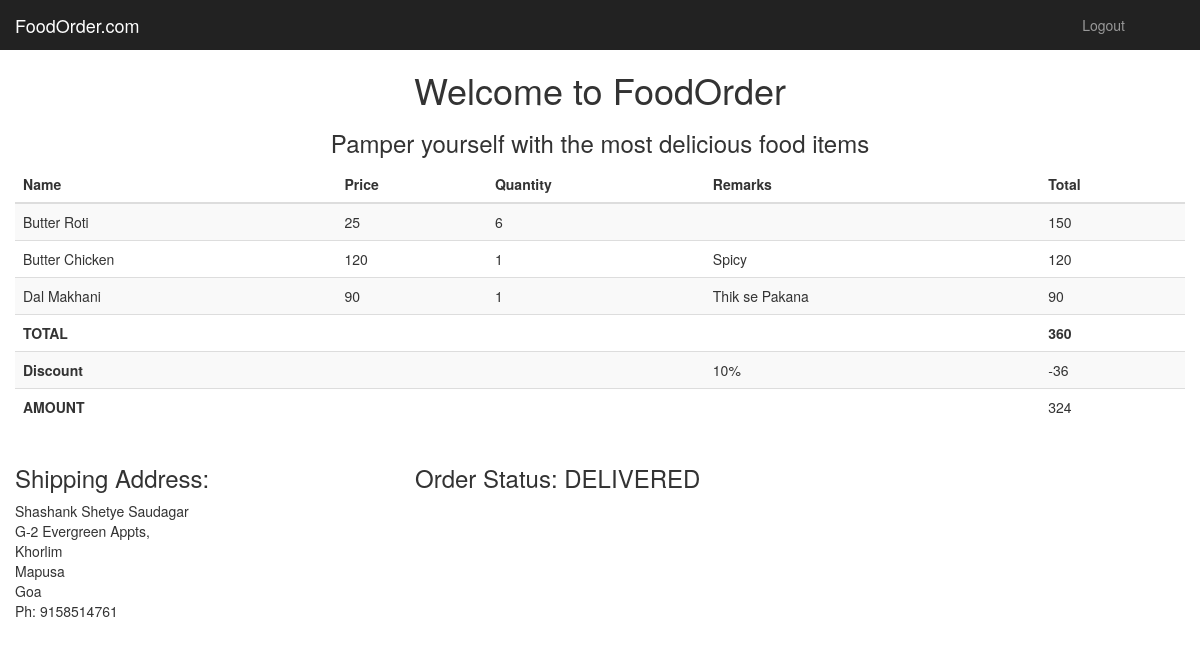
Page /manager/checkorder.php?order=5 (signed in) on the committed database.
### tables this page shows
CREATE TABLE IF NOT EXISTS `order_fooditems` (
  `order_id` int(11) NOT NULL,
  `fooditems_id` int(11) NOT NULL,
  `quantity` int(11) NOT NULL,
  `remarks` text NOT NULL
);

CREATE TABLE IF NOT EXISTS `fooditems` (
`id` int(11) NOT NULL,
  `itemname` varchar(20) NOT NULL,
  `category_id` int(11) NOT NULL,
  `price` int(11) NOT NULL
);

CREATE TABLE IF NOT EXISTS `discount` (
`id` int(11) NOT NULL,
  `code` varchar(15) NOT NULL,
  `percent` int(11) NOT NULL,
  `minprice` int(11) NOT NULL,
  `status` tinyint(1) NOT NULL DEFAULT '1'
);

CREATE TABLE IF NOT EXISTS `address` (
`id` int(11) NOT NULL,
  `user_id` int(11) NOT NULL,
  `name` varchar(50) NOT NULL,
  `line1` text NOT NULL,
  `line2` text,
  `city` varchar(30) NOT NULL,
  `phone` varchar(10) NOT NULL
);

### manager/checkorder.php (the view, shortened to what this page needs)
<?php
    if(isset($_GET['order'])) $orderid=$_GET['order'];
    $sql="SELECT * FROM `order_fooditems` join fooditems on order_fooditems.fooditems_id = fooditems.id WHERE order_id = {$orderid} ";
    $order=mysql_query($sql);
    $sql="SELECT * from orders where id={$orderid}";
    $result=mysql_query($sql);
    $details=mysql_fetch_assoc($result);
        $sql="SELECT * from discount where id = {$details['discount_id']}";
        $coupon=mysql_query($sql);
        $discount=mysql_fetch_assoc($coupon);
        $disc=$discount['percent']/100;
        $sql="SELECT * from address where id = {$details['addressid']}";
        $addr=mysql_query($sql);
        $address=mysql_fetch_assoc($addr);
?>
<!DOCTYPE html>
<html lang="en">
<head>
    <link href="../assets/bootstrap/css/bootstrap.min.css" rel="stylesheet">
    <link href="../assets/css/dashboard.css" rel="stylesheet">
  </head>
  <body>
    <nav class="navbar navbar-inverse navbar-fixed-top">
      <div class="container-fluid">
        <div class="navbar-header">
          <a class="navbar-brand" href="index.php">FoodOrder.com</a>
        </div>
        <div id="navbar" class="navbar-collapse collapse">
          <ul class="nav navbar-nav navbar-right">
            <li><a href="#"></a></li>
            <li><a href="../logout.php">Logout</a></li>
            <li><a href="#"></a></li>
            <li><a href="#"></a></li>
          </ul>
        </div>
      </div>
    </nav>
    <div class="container">
		<h1><center>Welcome to FoodOrder</center></h1>
		<h3><center>Pamper yourself with the most delicious food items</center></h3>
        <div class="row">
            <table class="table table-striped">
				<thead>
				<tr>
					<th>Name</th>
                    <th>Price</th>
					<th>Quantity</th>
                    <th>Remarks</th>
					<th>Total</th>
				</tr>
				</thead>
                <tbody>
                <?php
                    $total=0;
                    while($item=mysql_fetch_assoc($order)){
                ?>
                <tr>
                    <td><?= $item['itemname'] ?></td>
                    <td><?= $item['price'] ?></td>
                    <td><?= $item['quantity'] ?></td>
                    <td><?= $item['remarks'] ?></td>
                    <td><?= $item['price']*$item['quantity']  ?></td>
                </tr>
                <?php
                        $total+=$item['price']*$item['quantity'];
                    }
                ?>
                <tr>
                    <th>TOTAL</th>
                    <td></td>
                    <td></td>
                    <td></td>
                    <th><?=$total?></th>
                </tr>
                <?php
                    if(isset($disc)) {
                        $disc=$total*$disc;
                        $total=$total-$disc;
                ?>
                    <tr>
                        <th>Discount</th>
                        <td></td>
                        <td></td>
                        <td><?=$discount['percent']?>%</td>
                        <td>-<?=$disc?></td>
                    </tr>
                    <tr>
                        <th>AMOUNT</th>
                        <td></td>
                        <td></td>
                        <td></td>
                        <td><?=$total?></td>
                    </tr>
                    <?php
                }
                    ?>
                </tbody>
            </table>
            <div class="row">
                <div class="col-md-4">
                    <h3>Shipping Address:</h3>
                    <?=$address["name"] ?>
                    <br><?=$address["line1"] ?>
                    <br><?=$address["line2"] ?>
                    <br><?=$address["city"] ?>
                    <br>Goa
                    <br>Ph: <?=$address["phone"] ?>
                </div>
                <div class="col-md-8">
                            <h3>Order Status: <?php
                                switch($details['status']){
                                    case 4: echo "DELIVERED"; break;
                                }
                            ?></h3>
               </div>
            </div>
        </div>
</body></html>

### assets/css/dashboard.css (style rules this page uses)
body { padding-top: 50px; }
.navbar-fixed-top { border: 0; }

### rows in the picture
order_fooditems: fooditems.itemname "Butter Roti", fooditems.price "25", quantity "6", $item['price']*$item['quantity'] "150"
order_fooditems: fooditems.itemname "Butter Chicken", fooditems.price "120", quantity "1", remarks "Spicy", $item['price']*$item['quantity'] "120"
order_fooditems: fooditems.itemname "Dal Makhani", fooditems.price "90", quantity "1", remarks "Thik se Pakana", $item['price']*$item['quantity'] "90"
discount: percent "10"
address: name "Shashank Shetye Saudagar", line1 "G-2 Evergreen Appts,", line2 "Khorlim", city "Mapusa", phone "9158514761"

### other values in the picture
$total "360"
$disc "36"
$total "324"
